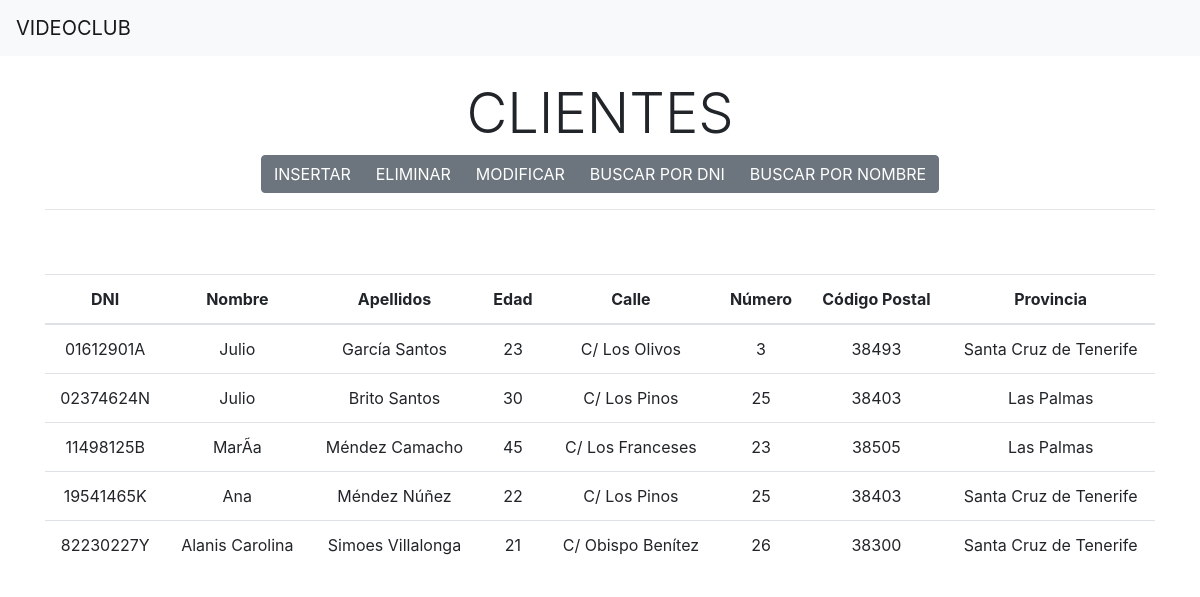
The page / on the database its author committed.
### tables this page shows
CREATE TABLE `clientes` (
  `dni` varchar(9) NOT NULL,
  `nombre` varchar(50) NOT NULL,
  `apellidos` varchar(200) NOT NULL,
  `edad` int(11) NOT NULL,
  `calle` varchar(100) NOT NULL,
  `numero` int(11) NOT NULL,
  `cp` int(11) NOT NULL,
  `provincia` varchar(100) NOT NULL
);

### controllers/Cliente.php (called while the page is built, shortened)
<?php
    class Cliente extends ModeloCliente{
        public function __construct(){
            $params = func_get_args();
            $num_params = func_num_args();
            $func_constructor = "__construct" . $num_params;
        }
    }
?>

### models/Conexion.php (called while the page is built)
<?php
class Conexion{
    private $host, $user, $pass, $database;
    public function __construct(){
        $this->host = SERVERNAME;
        $this->user = USER;
        $this->pass = PASS;
        $this->database = DATABASE;
    }
    public function crearConn(){
        $conn = mysqli_connect($this->host,$this->user, $this->pass, $this->database);
        return $conn;
    }
}
?>

### core/ModeloBase.php (called while the page is built, shortened)
<?php
    class ModeloBase{
        private $conn;
        private $tabla;
        public function __construct($tabla,$clavePrimaria){
            $this->conectar = new Conexion();
            $this->conn = $this->conectar->crearConn();
            $this->tabla = $tabla;
        }
        public function getConn(){
            return $this->conn;
        }
        public function getAll(){
            $resultado = mysqli_query($this->getConn(), "SELECT * FROM $this->tabla");
            if($resultado->num_rows > 0){
                while ($row = mysqli_fetch_array($resultado)) {
                    $resultSet[] = $row;
                }
            }else{
                $resultSet = 0;
            }
            return $resultSet;
        }
    }
?>

### controllers/ClienteController.php (the view, shortened to what this page needs)
<?php
    class ClienteController{
        public function getAll(){
            $cliente = new Cliente();
            $datos = $cliente->getAll();
            $respuesta = '<table class="table">
                    <thead>
                        <tr>
                            <th scope="col">DNI</th>
                            <th scope="col">Nombre</th>
                            <th scope="col">Apellidos</th>
                            <th scope="col">Edad</th>
                            <th scope="col">Calle</th>
                            <th scope="col">Número</th>
                            <th scope="col">Código Postal</th>
                            <th scope="col">Provincia</th>
                        </tr>
                    </thead>
                    <tbody>';
            if($datos != 0){
                foreach($datos as $p){
                    $respuesta = $respuesta . '<tr>
                        <td>' . $p["dni"] . '</td>
                        <td>' . $p["nombre"] . '</td>
                        <td>' . $p["apellidos"] . '</td>
                        <td>' . $p["edad"] . '</td>
                        <td>' . $p["calle"] . '</td>
                        <td>' . $p["numero"] . '</td>
                        <td>' . $p["cp"] . '</td>
                        <td>' . $p["provincia"] . '</td>
                    </tr>';
                }
            }
            $respuesta = $respuesta . '</tbody></table>';
            return $respuesta;
        }
    }
?>

### index.php (shortened to what this page needs)
<!DOCTYPE html>
<html lang="en">
<head>
    <link rel="stylesheet" href="https://maxcdn.bootstrapcdn.com/bootstrap/4.0.0-beta.2/css/bootstrap.min.css">
</head>
<body>
<nav class="navbar navbar-expand-lg navbar-light bg-light">
    <a class="navbar-brand" href="./index.php">VIDEOCLUB</a>
</nav>
<div class="container text-center">
    <div class="row mt-4">
        <div class="col-12">
            <h1 class="display-4">CLIENTES</h1>
            <div class="btn-group" role="group">
                <button type="button" class="btn btn-secondary" onclick="location.href='./views/insertar.php'">INSERTAR</button>
                <button type="button" class="btn btn-secondary" onclick="location.href='./views/eliminar.php'">ELIMINAR</button>
                <button type="button" class="btn btn-secondary" onclick="location.href='./views/modificar.php'">MODIFICAR</button>
                <button type="button" class="btn btn-secondary" onclick="location.href='./views/buscarDNI.php'">BUSCAR POR DNI</button>
                <button type="button" class="btn btn-secondary" onclick="location.href='./views/buscarNombre.php'">BUSCAR POR NOMBRE</button>
            </div>
        </div>
    </div>
    <hr>
    <div class="row">
        <div class="col-12">
        <?php
            require "./models/Conexion.php";
            require "./core/ModeloBase.php";
            require "./controllers/Cliente.php";
            require "./controllers/ClienteController.php";
            $clienteControl = new ClienteController();
            $_SESSION["listaClientes"] = $clienteControl->getAll();
            if( isset($_SESSION["listaClientes"]) && $_SESSION["listaClientes"] != null){
                echo "<br><br>" . $_SESSION["listaClientes"];
            }
        ?>
        </div>
    </div>
</div>
</body>
</html>

### rows shown on the page
clientes: dni "01612901A", nombre "Julio", apellidos "Garcí­a Santos", edad "23", calle "C/ Los Olivos", numero "3", cp "38493", provincia "Santa Cruz de Tenerife"
clientes: dni "02374624N", nombre "Julio", apellidos "Brito Santos", edad "30", calle "C/ Los Pinos", numero "25", cp "38403", provincia "Las Palmas"
clientes: dni "11498125B", nombre "MarÃ­a", apellidos "Méndez Camacho", edad "45", calle "C/ Los Franceses", numero "23", cp "38505", provincia "Las Palmas"
clientes: dni "19541465K", nombre "Ana", apellidos "Méndez Núñez", edad "22", calle "C/ Los Pinos", numero "25", cp "38403", provincia "Santa Cruz de Tenerife"
clientes: dni "82230227Y", nombre "Alanis Carolina", apellidos "Simoes Villalonga", edad "21", calle "C/ Obispo Bení­tez", numero "26", cp "38300", provincia "Santa Cruz de Tenerife"
